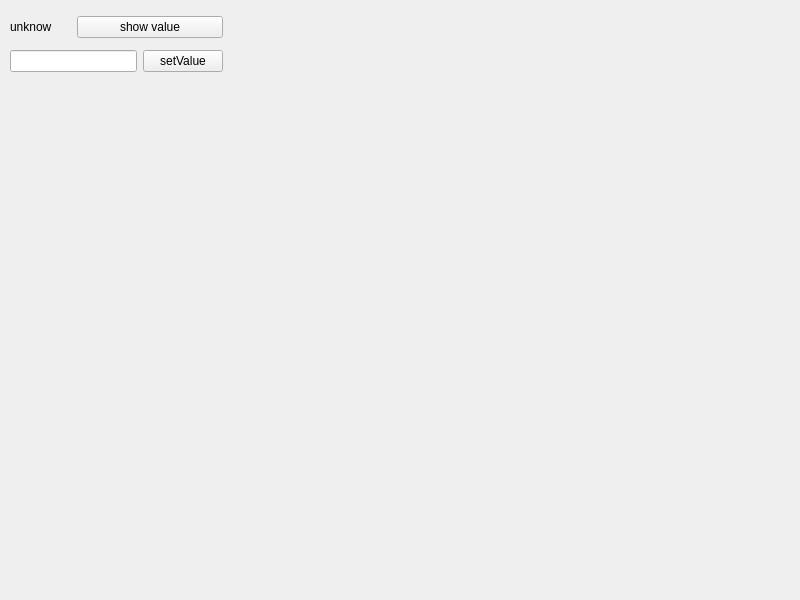
<?xml version="1.0" encoding="UTF-8"?>
<ui version="4.0">
 <class>MainWindow</class>
 <widget class="QMainWindow" name="MainWindow">
  <property name="geometry">
   <rect>
    <x>0</x>
    <y>0</y>
    <width>800</width>
    <height>600</height>
   </rect>
  </property>
  <property name="windowTitle">
   <string>MainWindow</string>
  </property>
  <widget class="MyWidget" name="widget">
   <widget class="QWidget" name="">
    <property name="geometry">
     <rect>
      <x>10</x>
      <y>10</y>
      <width>213</width>
      <height>70</height>
     </rect>
    </property>
    <layout class="QGridLayout" name="gridLayout">
     <item row="0" column="0">
      <widget class="QLabel" name="label">
       <property name="sizePolicy">
        <sizepolicy hsizetype="Preferred" vsizetype="Preferred">
         <horstretch>1</horstretch>
         <verstretch>0</verstretch>
        </sizepolicy>
       </property>
       <property name="text">
        <string>unknow</string>
       </property>
      </widget>
     </item>
     <item row="0" column="1" colspan="2">
      <widget class="QPushButton" name="showValue">
       <property name="sizePolicy">
        <sizepolicy hsizetype="Minimum" vsizetype="Fixed">
         <horstretch>1</horstretch>
         <verstretch>0</verstretch>
        </sizepolicy>
       </property>
       <property name="text">
        <string>show value</string>
       </property>
      </widget>
     </item>
     <item row="1" column="0" colspan="2">
      <widget class="QLineEdit" name="lineEdit">
       <property name="sizePolicy">
        <sizepolicy hsizetype="Expanding" vsizetype="Fixed">
         <horstretch>1</horstretch>
         <verstretch>0</verstretch>
        </sizepolicy>
       </property>
      </widget>
     </item>
     <item row="1" column="2">
      <widget class="QPushButton" name="setValue">
       <property name="sizePolicy">
        <sizepolicy hsizetype="Minimum" vsizetype="Fixed">
         <horstretch>1</horstretch>
         <verstretch>0</verstretch>
        </sizepolicy>
       </property>
       <property name="text">
        <string>setValue</string>
       </property>
      </widget>
     </item>
    </layout>
   </widget>
  </widget>
 </widget>
 <customwidgets>
  <customwidget>
   <class>MyWidget</class>
   <extends>QWidget</extends>
   <header>mywidget.h</header>
   <container>1</container>
  </customwidget>
 </customwidgets>
 <resources/>
 <connections/>
</ui>
